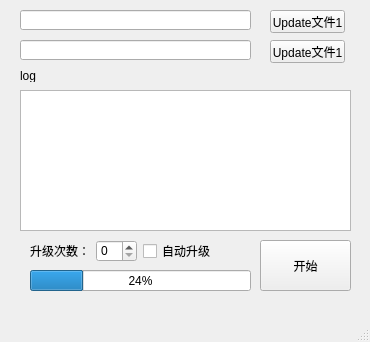
<?xml version="1.0" encoding="UTF-8"?>
<ui version="4.0">
 <class>FastbootFlash</class>
 <widget class="QMainWindow" name="FastbootFlash">
  <property name="geometry">
   <rect>
    <x>0</x>
    <y>0</y>
    <width>370</width>
    <height>342</height>
   </rect>
  </property>
  <property name="windowTitle">
   <string>FastbootFlash</string>
  </property>
  <widget class="QWidget" name="centralwidget">
   <widget class="QPushButton" name="pushButton">
    <property name="geometry">
     <rect>
      <x>270</x>
      <y>10</y>
      <width>75</width>
      <height>23</height>
     </rect>
    </property>
    <property name="text">
     <string>Update文件1</string>
    </property>
   </widget>
   <widget class="QLineEdit" name="lineEdit">
    <property name="geometry">
     <rect>
      <x>20</x>
      <y>10</y>
      <width>231</width>
      <height>20</height>
     </rect>
    </property>
   </widget>
   <widget class="QPushButton" name="pushButton_2">
    <property name="geometry">
     <rect>
      <x>270</x>
      <y>40</y>
      <width>75</width>
      <height>23</height>
     </rect>
    </property>
    <property name="text">
     <string>Update文件1</string>
    </property>
   </widget>
   <widget class="QLineEdit" name="lineEdit_2">
    <property name="geometry">
     <rect>
      <x>20</x>
      <y>40</y>
      <width>231</width>
      <height>20</height>
     </rect>
    </property>
   </widget>
   <widget class="QTextBrowser" name="textBrowser">
    <property name="geometry">
     <rect>
      <x>20</x>
      <y>90</y>
      <width>331</width>
      <height>141</height>
     </rect>
    </property>
   </widget>
   <widget class="QPushButton" name="pushButton_5">
    <property name="geometry">
     <rect>
      <x>260</x>
      <y>240</y>
      <width>91</width>
      <height>51</height>
     </rect>
    </property>
    <property name="text">
     <string>开始</string>
    </property>
   </widget>
   <widget class="QLabel" name="label">
    <property name="geometry">
     <rect>
      <x>20</x>
      <y>70</y>
      <width>54</width>
      <height>12</height>
     </rect>
    </property>
    <property name="text">
     <string>log</string>
    </property>
   </widget>
   <widget class="QProgressBar" name="progressBar">
    <property name="geometry">
     <rect>
      <x>30</x>
      <y>270</y>
      <width>221</width>
      <height>21</height>
     </rect>
    </property>
    <property name="value">
     <number>24</number>
    </property>
   </widget>
   <widget class="QWidget" name="">
    <property name="geometry">
     <rect>
      <x>30</x>
      <y>240</y>
      <width>185</width>
      <height>22</height>
     </rect>
    </property>
    <layout class="QHBoxLayout" name="horizontalLayout">
     <item>
      <widget class="QLabel" name="label_2">
       <property name="text">
        <string>升级次数：</string>
       </property>
      </widget>
     </item>
     <item>
      <widget class="QSpinBox" name="spinBox"/>
     </item>
     <item>
      <widget class="QCheckBox" name="checkBox">
       <property name="text">
        <string>自动升级</string>
       </property>
      </widget>
     </item>
    </layout>
   </widget>
  </widget>
  <widget class="QMenuBar" name="menubar">
   <property name="geometry">
    <rect>
     <x>0</x>
     <y>0</y>
     <width>370</width>
     <height>23</height>
    </rect>
   </property>
  </widget>
  <widget class="QStatusBar" name="statusbar"/>
 </widget>
 <resources/>
 <connections/>
</ui>
